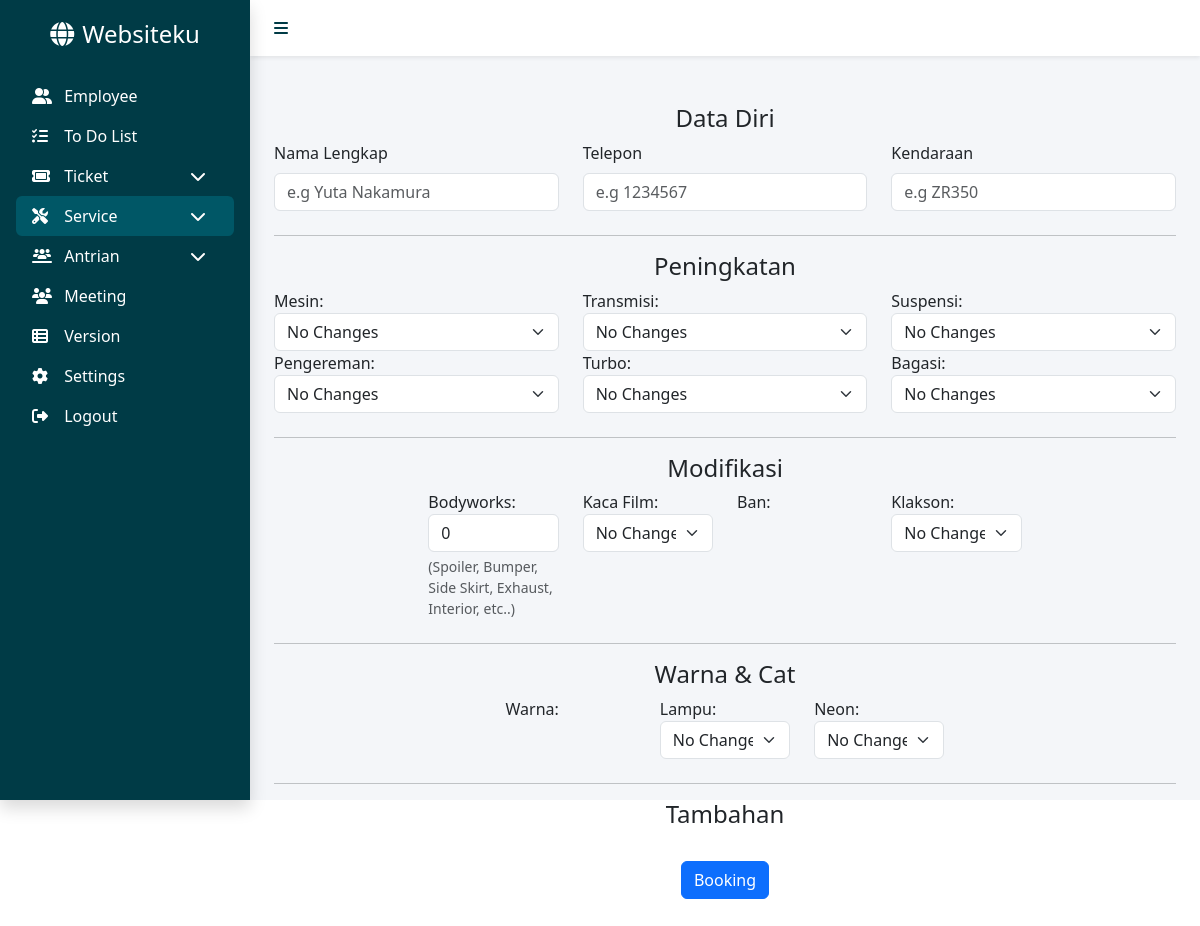
The app's page /public/service/order (signed in), older data.
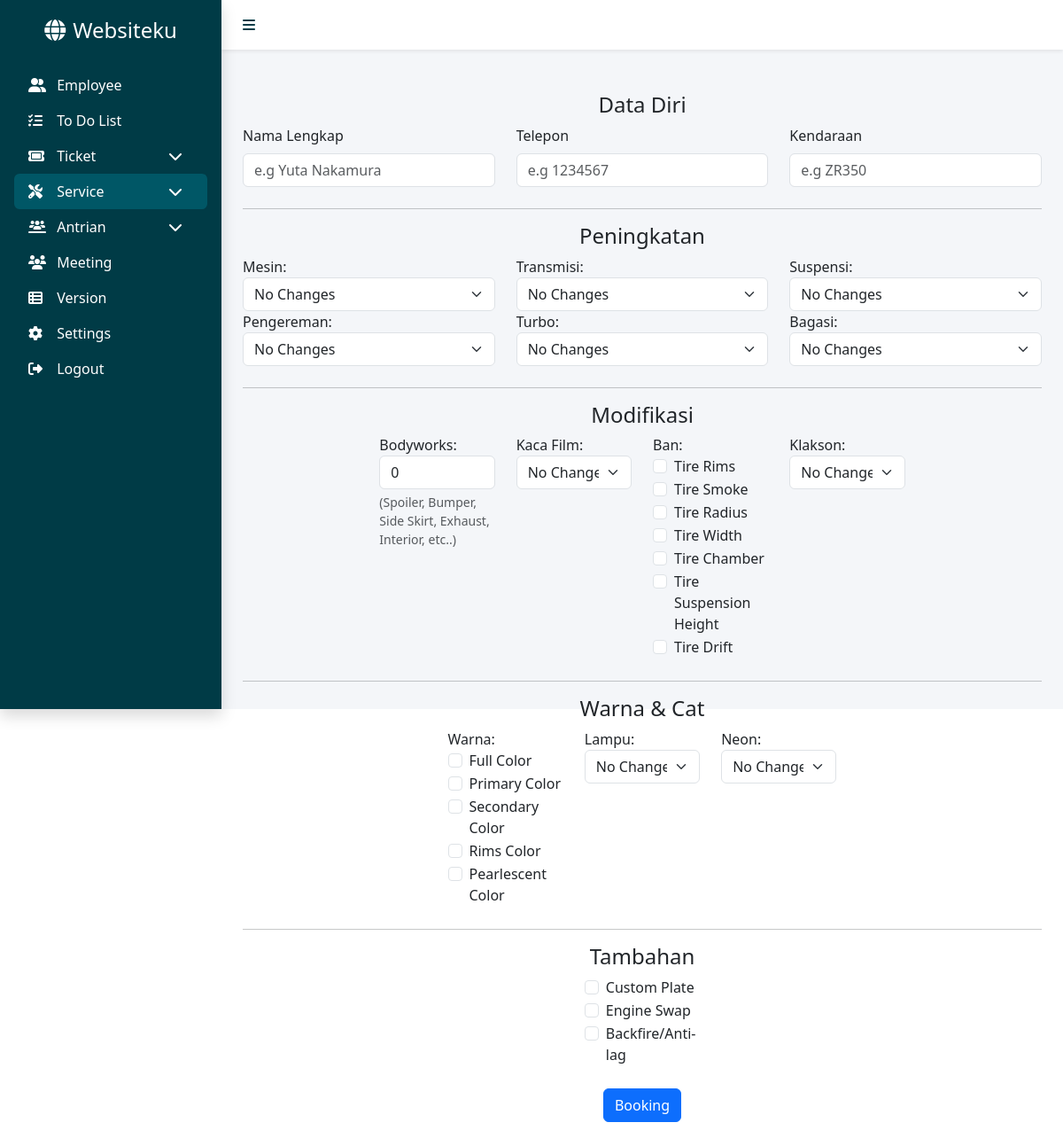
The same page, newer data.
### tables this page shows
CREATE TABLE `services_prices` (
  `id` int UNSIGNED NOT NULL,
  `name` varchar(255) NOT NULL,
  `price` int NOT NULL,
  `category` int NOT NULL,
  `level` int NOT NULL
);

### app/core/Controller.php (called while the page is built, shortened)
<?php
class Controller
{
    public function view($view, $data = [])
    {
        require_once '../app/views/' . $view . '.php';
    }
    public function model($model)
    {
        return new $model;
    }
}

### app/controllers/ServiceController.php (called while the page is built, shortened)
<?php
class ServiceController extends Controller
{
    public function order()
    {
        $services = $this->model('Service')->getAllPrices();
        $engine = array_filter($services, fn($service) => $service['category'] == 1);
        $transmission = array_filter($services, fn($service) => $service['category'] == 2);
        $suspension = array_filter($services, fn($service) => $service['category'] == 3);
        $brakes = array_filter($services, fn($service) => $service['category'] == 4);
        $turbo = array_filter($services, fn($service) => $service['category'] == 5);
        $trunk = array_filter($services, fn($service) => $service['category'] == 6);
        $bodywork = array_filter($services, fn($service) => $service['category'] == 7);
        $tint = array_filter($services, fn($service) => $service['category'] == 8);
        $tire = array_filter($services, fn($service) => $service['category'] == 9);
        $horn = array_filter($services, fn($service) => $service['category'] == 10);
        $color = array_filter($services, fn($service) => $service['category'] == 11);
        $light = array_filter($services, fn($service) => $service['category'] == 12);
        $neon = array_filter($services, fn($service) => $service['category'] == 13);
        $misc = array_filter($services, fn($service) => $service['category'] == 14);
        $data = [
            'judul' => 'Create',
            'engine' => $engine,
            'transmission' => $transmission,
            'suspension' => $suspension,
            'brakes' => $brakes,
            'turbo' => $turbo,
            'trunk' => $trunk,
            'bodywork' => $bodywork,
            'tint' => $tint,
            'tire' => $tire,
            'horn' => $horn,
            'color' => $color,
            'light' => $light,
            'neon' => $neon,
            'misc' => $misc,
        ];
        $this->view('service/order', $data);
    }
}

### app/core/App.php (called while the page is built, shortened)
<?php
class App
{
    protected $method = 'index';
    protected $params = [];
    public function __construct()
    {
        $url = $this->parseURL();
        if (isset($url[0])) {
            if (file_exists('../app/controllers/' . $url[0] . 'Controller.php')) {
                unset($url[0]);
            }
        }
        $this->controller = new $this->controller;
        if (isset($url[1])) {
            $method = str_replace('-', '_', $url[1]);
            if (method_exists($this->controller, $method)) {
                $this->method = $method;
            }
        }
        call_user_func_array([$this->controller, $this->method], $this->params);
    }
    public function parseURL()
    {
        if (isset($_GET['url'])) {
            $url = rtrim($_GET['url'], '/');
            $url = filter_var($url, FILTER_SANITIZE_URL);
            $url = explode('/', $url);
            return $url;
        }
    }
}

### public/index.php (called while the page is built, shortened)
<?php
$app = new App;

### app/core/Database.php (called while the page is built, shortened)
<?php
class Database
{
    private $host = DB_HOST;
    private $user = DB_USER;
    private $pass = DB_PASS;
    private $dbname = DB_NAME;
    private $dbh;
    private $stmt;
    public function __construct()
    {
        $dsn = 'mysql:host=' . $this->host . ';dbname=' . $this->dbname;
        $option = [
            PDO::ATTR_PERSISTENT => true,
            PDO::ATTR_ERRMODE => PDO::ERRMODE_EXCEPTION
        ];
        try {
            $this->dbh = new PDO($dsn, $this->user, $this->pass, $option);
        } catch (PDOException $e) {
            die($e->getMessage());
        }
    }
    public function query($query)
    {
        $this->stmt = $this->dbh->prepare($query);
    }
    public function execute()
    {
        $this->stmt->execute();
    }
    public function resultSet()
    {
        $this->execute();
        return $this->stmt->fetchAll(PDO::FETCH_ASSOC);
    }
}

### app/models/Service.php (called while the page is built, shortened)
<?php
class Service
{
    private $tablePrice = 'services_prices';
    private $db;
    public function __construct()
    {
        $this->db = new Database;
    }
    public function getAllPrices()
    {
        $sql =
            "SELECT id, name, price, category, level
            FROM {$this->tablePrice}
            ORDER BY category ASC, level ASC";
        $this->db->query($sql);
        $this->db->execute();
        return $this->db->resultSet();
    }
}

### app/views/service/order.php (the view, shortened to what the rows shown need)
<div class="container">
    <form id="serviceForm" action="<?= BASEURL; ?>/service/confirm" method="POST">
        <div name="Modifications" class="mb-4">
            <div class="row justify-content-center">
                <div class="col-md-2">
                    <div class="form-group">
                        <label>Ban:</label><br>
                        <?php foreach ($data['tire'] as $service): ?>
                            <div class="form-check">
                                <input class="form-check-input" type="checkbox" name="services[]" value="<?= $service['id'] ?>"
                                    id="<?= $service['name'] ?>">
                                <label class="form-check-label" for="<?= $service['name'] ?>">
                                    <?= $service['name'] ?>
                                </label>
                            </div>
                        <?php endforeach; ?>
                    </div>
                </div>
            </div>
        </div>
        <div name="Color & Paint" class="mb-4">
            <div class="row justify-content-center">
                <div class="col-md-2">
                    <div class="form-group">
                        <?php foreach ($data['color'] as $service): ?>
                            <div class="form-check">
                                <input class="form-check-input" type="checkbox" name="services[]" value="<?= $service['id'] ?>"
                                    id="<?= $service['name'] ?>">
                                <label class="form-check-label" for="<?= $service['name'] ?>">
                                    <?= $service['name'] ?>
                                </label>
                            </div>
                        <?php endforeach; ?>
                    </div>
                </div>
            </div>
        </div>
        <div name="Miscellaneous" class="mb-4">
            <div class="row justify-content-center">
                <div class="col-md-2">
                    <div class="form-group">
                        <?php foreach ($data['misc'] as $service): ?>
                            <div class="form-check">
                                <input class="form-check-input" type="checkbox" name="services[]" value="<?= $service['id'] ?>"
                                    id="<?= $service['name'] ?>">
                                <label class="form-check-label" for="<?= $service['name'] ?>">
                                    <?= $service['name'] ?>
                                </label>
                            </div>
                        <?php endforeach; ?>
                    </div>
                </div>
            </div>
        </div>
    </form>
</div>

Row changes from the older to the newer data that the page shows:
added services_prices: name "Tire Rims", shown under "Modifikasi"
added services_prices: name "Tire Smoke", shown under "Modifikasi"
added services_prices: name "Tire Radius", shown under "Modifikasi"
added services_prices: name "Tire Width", shown under "Modifikasi"
added services_prices: name "Tire Chamber", shown under "Modifikasi"
added services_prices: name "Tire Suspension Height", shown under "Modifikasi"
added services_prices: name "Tire Drift", shown under "Modifikasi"
added services_prices: name "Full Color", shown under "Warna & Cat"
added services_prices: name "Primary Color", shown under "Warna & Cat"
added services_prices: name "Secondary Color", shown under "Warna & Cat"
added services_prices: name "Rims Color", shown under "Warna & Cat"
added services_prices: name "Pearlescent Color", shown under "Warna & Cat"
added services_prices: name "Custom Plate", shown under "Tambahan"
added services_prices: name "Engine Swap", shown under "Tambahan"
added services_prices: name "Backfire/Anti-lag", shown under "Tambahan"
